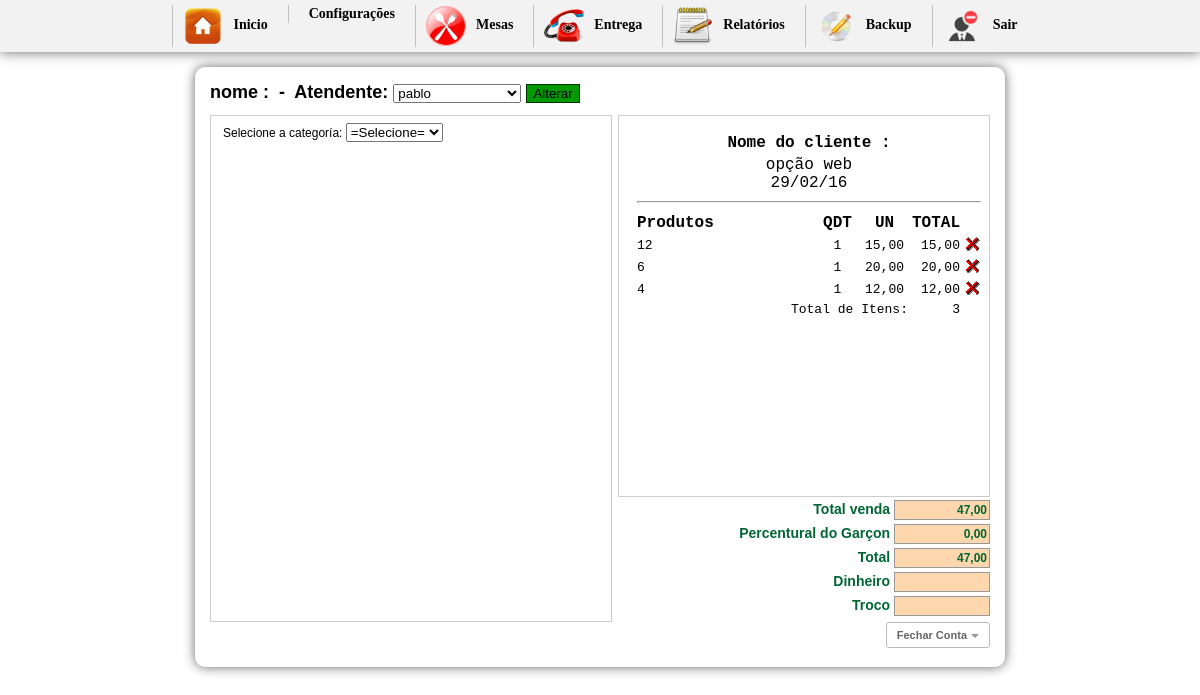
The page /inicio2.php?btn=vendapedido&id_mesa=1&idGarcon=3 (signed in) on the database its author committed.
### tables this page shows
CREATE TABLE `config` (
  `id_conf` int(30) NOT NULL,
  `empresa` varchar(200) NOT NULL,
  `telefone` varchar(30) NOT NULL,
  `pgarcon` int(10) NOT NULL,
  `ativo` int(2) NOT NULL
);

CREATE TABLE `entrega` (
  `id` int(11) NOT NULL AUTO_INCREMENT,
  `cod` int(11) NOT NULL,
  `nome` varchar(150) NOT NULL,
  `preco` varchar(10) NOT NULL,
  `qtd` int(11) NOT NULL,
  `comanda` int(200) NOT NULL,
  `data` date NOT NULL,
  `time` time NOT NULL,
  `id_mesa` int(30) NOT NULL,
  `situacao` int(2) NOT NULL,
  `idGarcon` varchar(200) NOT NULL,
  `status` int(1) NOT NULL,
  `destino` int(1) NOT NULL,
  `entregue` int(1) NOT NULL,
  `feito` int(1) NOT NULL,
  PRIMARY KEY (`id`)
);

### vendapedido.php (the view, shortened to what this page needs)
<?php require_once('Connections/sistema.php'); ?>
<?php
if (!function_exists("GetSQLValueString")) {
function GetSQLValueString($theValue, $theType, $theDefinedValue = "", $theNotDefinedValue = "")
{
  $theValue = function_exists("mysql_real_escape_string") ? mysql_real_escape_string($theValue) : mysql_escape_string($theValue);
  switch ($theType) {
    case "long":
    case "int":
      $theValue = ($theValue != "") ? intval($theValue) : "NULL";
      break;
  }
  return $theValue;
}
}
$colname_Recordset1 = "-1";
if (isset($_GET['id_mesa'])) {
  $colname_Recordset1 = $_GET['id_mesa'];
}
$query_Recordset1 = sprintf("SELECT * FROM pedido WHERE id_mesa = %s", GetSQLValueString($colname_Recordset1, "int"));
$Recordset1 = mysql_query($query_Recordset1, $sistema) or die(mysql_error());
$row_Recordset1 = mysql_fetch_assoc($Recordset1);
$numero = $_GET['id_mesa'];
?>
<?php
  $sql1 = mysql_query("SELECT * FROM pedido WHERE id_mesa ='$numero'") or die(mysql_error());
  $cont1 = mysql_fetch_array($sql1);
  $sit = $cont1['situacao'];
$idGarconget = $_GET['idGarcon'];
$gar2 = mysql_query("SELECT * FROM garcon WHERE idGarcon='$idGarconget'");
$h2 = mysql_fetch_array($gar2);
  ?>
<h1>
<form action="" method="post" enctype="multipart/form-data">
nome : <?php echo $row_Recordset1['nome']; ?>&nbsp-&nbsp;
Atendente:
<select name="nomeGarcon">
<?php
	$gar = mysql_query("SELECT * FROM garcon WHERE idGarcon != '1' ORDER BY nomeGarcon ASC") or die(mysql_error());
	while($h = mysql_fetch_array($gar)){
?>
  <option value="<?php echo $h['idGarcon'] ?>"<?php if (!(strcmp($h['idGarcon'], $h2['idGarcon']))) {echo "selected=\"selected\"";} ?>><?php echo $h['nomeGarcon'] ?></option>
	<?php }?>
</select>
<?php if($sit == "0"){?>
<input name="ok" type="submit" value="Abrir pedido" style="background-color: #F30; border:1px solid #9B0000;" />
<?php }else{ ?>
<input name="ok" type="submit" value="Alterar" style=" background-color:#090; border:1px solid #030;" />
<?php } ?>
</form>
</h1>
<div id="boxprodutos"><br/>
<?php if($sit == "1"){
include "selecionacat2.php";
} ?>
</div>
<div id="box">
	<div id="comentarios">
    <table width="100%" border="0" class="inputs">
  <tr>
 <?php $n = mysql_query("SELECT * FROM config");
 	$a = mysql_fetch_array($n);
 ?>
  <td align="center" style="font-size:16px;"><strong>Nome do cliente : <?php echo $row_Recordset1['nome']; ?></strong></td>
  </tr>
  <tr>
    <td align="center" style="font-size:16px;"><?php echo $a['empresa'] ?><br/> <?php echo date("d/m/y") ?></td>
    </tr>
    <tr>
    <td><hr/></td>
    </tr>
</table>
    <table width="100%">
    <tr>
	  <td  style="font-size:16px;"><strong>Produtos</strong></td>
      <td width="13%" align="center" style="font-size:16px;"><strong>QDT</strong></td>
      <td width="15%" align="center" style="font-size:16px;"><strong>UN</strong></td>
	  <td align="center" style="font-size:16px;"><strong>TOTAL</strong></td>
	  <td align="center">&nbsp;</td>
	  </tr>
	<?php
	$carrinho = mysql_query("SELECT *, SUM(qtd) AS qt,SUM(preco) AS pr FROM entrega WHERE id_mesa='$numero' AND situacao='1' GROUP BY cod") or die(		mysql_error());
	$contar = mysql_num_rows($carrinho);
	if($contar == 0){
		echo "";
	}else{
		while($res = mysql_fetch_array($carrinho)){
			$id           	= $res['id'];
			$nome  			= $res['nome'];
			$preco       	= $res['pr'];
			$qtd		 	= $res['qt'];
			$unitario		= $res['preco'];
			$id_mesa		= $res['id_mesa'];
			$itens +=$qtd;
			$total += $preco;
	?>
	<tr class="fontcomanda">
    <td width="60%" align="left">
    <a href="cozinha.php?id_mesa=<?php echo $id_mesa ?>&nome=<?php echo $nome; ?>"  title="Imprimir"
    onclick="Cozinha(this.href,'nomeJanela','350','600','yes');return false" class="fontcomanda"><?php echo $nome; ?></a>
    </td>
    <td align="center" ><?php echo $qtd; ?></td>
    <td align="center" ><?php echo  str_replace(".",",",$unitario); ?></td>
    <td width="10%" align="right"><?php echo number_format($preco, 2, ',', '.'); ?></td>
    <td width="2%" align="right">
    <a href="inicio2.php?btn=vendapedido&retira=produto&id=<?php echo $id ?>&id_mesa=<?php echo $numero ?>"><img src="imagens/icone_delete.gif" width="17" height="18" border="0" /></a>
    </td>
    </tr>
     <?php
		}
	}
	?>
	<tr class="fontcomanda">
	  <td colspan="3" align="right">Total de Itens:</td>
	  <td align="right"><?php echo $itens ?></td>
	  <td align="right">&nbsp;</td>
	  </tr>
    </table>
 <div id="formulario">
    <?php $totals = number_format($total, 2, ',', '.'); ?>
<form name="formulario" action="" method="post" enctype="multipart/form-data">
            <span class="valores">Total venda </span>
        <input name="total" type="text" value="<?php echo $totals ?>" size="8" maxlength="6" class="calc" readonly="true"/><br/>
        	<?php
			$g = mysql_query("SELECT * FROM config") or die(mysql_error());
			$w = mysql_fetch_array($g);
			$ativo = $w['ativo'];
			$percentual = $w['pgarcon'];
			if($ativo == 1){
			$porcento_garcon = $percentual;
			}else{
			$porcento_garcon = 0;
			}
				$pgarcon = $total * $porcento_garcon / 100;
				$somatotal = $total + $pgarcon;
			?>
                <span class="valores">Percentural do Garçon </span>
                <input name="garconP" type="text" class="calc" id="garconP" value="<?php echo number_format($pgarcon, 2, ',', '.'); ?>"/><br/>
                <span class="valores">Total </span>
                <input name="somatotal" type="text" class="calc" id="somatotal" value="<?php echo number_format($somatotal, 2, ',', '.'); ?>"/><br/>
        <span class="valores">Dinheiro </span>
        <input name="dinheiro" type="text" size="8"  class="calc" onkeyup="javascript:operacao('')" id="dinheiro-1"/><br/>
            <span class="valores">Troco </span>
            <input name="troco" type="text" class="calc" size="8" maxlength="8" readonly="true"/><br/>
      </form>
      <br/>
      <?php
	  $mesas = $_GET['id_mesa'];
	  ?>
      <a href="imprimepedido.php?id_mesa=<?php echo $mesas;?>&pgarcon=<?php echo $pgarcon?>&somatotal=<?php echo $somatotal ?>"
  onclick="NovaJanela(this.href,'nomeJanela','750','600','yes');return false" class="button">
  Fechar Conta</a>
      </div>
  </div>
</div>

### css/css.css (style rules this page uses)
body { margin-left: 0px;margin-top: 0px;margin-right: 0px;margin-bottom: 0px; background-color:#FFF; font-family:Verdana, Geneva, sans-serif; font-size:12px; }
h1 { font-size:18px; margin-top:0; }
#boxprodutos { width:400px; height:500px; margin:0 auto; border:1px solid #ccc; float:left; background:#FFF; padding-bottom:5px; overflow:auto }
#box { width:370px; margin:0 auto; border:1px solid #ccc; float:right; font:10px "Courier New", Courier, monospace; background:#FFF; }
.fontcomanda { font-size:13px; }
.fontcomanda a:link { font:10px "Courier New", Courier, monospace; font-size:13px; text-decoration:none;color:#000; }
#comentarios { width:350px; height:350px;overflow: auto; padding:15px; }
#formulario { position:absolute; width:300px; height:115px; top:498px; font-size:10px; text-align:right; margin-left:56px; }
.calc { border:1px solid #999; height:16px; width:90px; font-family:Verdana, Geneva, sans-serif; font-size:12px; font-weight:bold; color:#063; background:#FFD7AE; margin:2px 0 2px 0; text-align:right; }
.valores { font-size:10px; font-family:Verdana, Geneva, sans-serif; font-size:14px; font-weight:bold; color:#063; }
.button { border: 1px solid #BBB; border-radius: 3px; text-shadow: 0 1px 1px white; -webkit-box-shadow: 0 1px 1px #fff; -moz-box-shadow: 0 1px 1px #fff; box-shadow: 0 1px 1px #fff; font: bold 11px Sans-Serif; padding: 6px 10px; white-space: nowrap; vertical-align: middle; color: #666; background: transparent; cursor: pointer; margin-top:3px; text-decoration:none; }
.button:after { content: ""; display: inline-block; width: 0; height: 0; border-top: 4px solid #999; border-left: 4px solid transparent; border-right: 4px solid transparent; margin: 0 0 0 4px; position: relative; top: -1px; text-decoration:none; }

### rows shown on the page
config: empresa "opção web", garconP "0,00", somatotal "47,00"
entrega: nome "12", qtd "1", preco "15,00"
entrega: nome "6", qtd "1", preco "20,00"
entrega: nome "4", qtd "1", preco "12,00"

### other values the page prints
$itens "3"
form field nomeGarcon "pablo"
